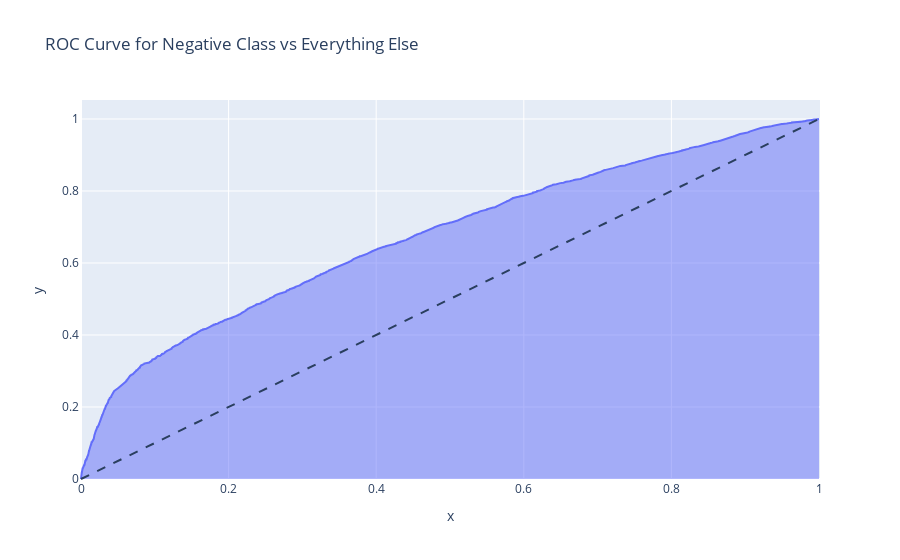

The notebook cell this image was saved under:
### Code cell
# https://datascience.stackexchange.com/questions/22762/understanding-predict-proba-from-multioutputclassifier
# Since we are prediciting the negative class, we will look at probabilities for 0, that is:
fpr_neg, tpr_neg, thresh_neg = roc_curve(y_test_neg, model_neg_probs[:, 0])

# Since we are interested in negative class (y = 0), we have to flip axis for consistent ROC curves
fig_neg = px.area(x = tpr_neg, y = fpr_neg, title = f'ROC Curve for Negative Class vs Everything Else')
fig_neg.add_shape(type = 'line', line = dict(dash='dash'), x0=0, x1=1, y0=0, y1=1)
fig_neg.show()

### Figure 1 — Plotly figure (JSON) as saved in the notebook; plotly's stock layout.template omitted (floating-point values rounded to 4 significant figures; data arrays with more than 128 entries replaced by an {"elided": "..."} marker saying what was removed)
{"data": [{"fillpattern": {"shape": ""}, "hovertemplate": "x=%{x}<br>y=%{y}<extra></extra>", "legendgroup": "", "line": {"color": "#636efa"}, "marker": {"symbol": "circle"}, "mode": "lines", "name": "", "orientation": "v", "showlegend": false, "stackgroup": "1", "type": "scatter", "x": {"elided": "4188 float values"}, "xaxis": "x", "y": {"elided": "4188 float values"}, "yaxis": "y"}], "layout": {"legend": {"tracegroupgap": 0}, "shapes": [{"line": {"dash": "dash"}, "type": "line", "x0": 0, "x1": 1, "y0": 0, "y1": 1}], "title": {"text": "ROC Curve for Negative Class vs Everything Else"}, "xaxis": {"anchor": "y", "domain": [0, 1], "title": {"text": "x"}}, "yaxis": {"anchor": "x", "domain": [0, 1], "title": {"text": "y"}}}}
